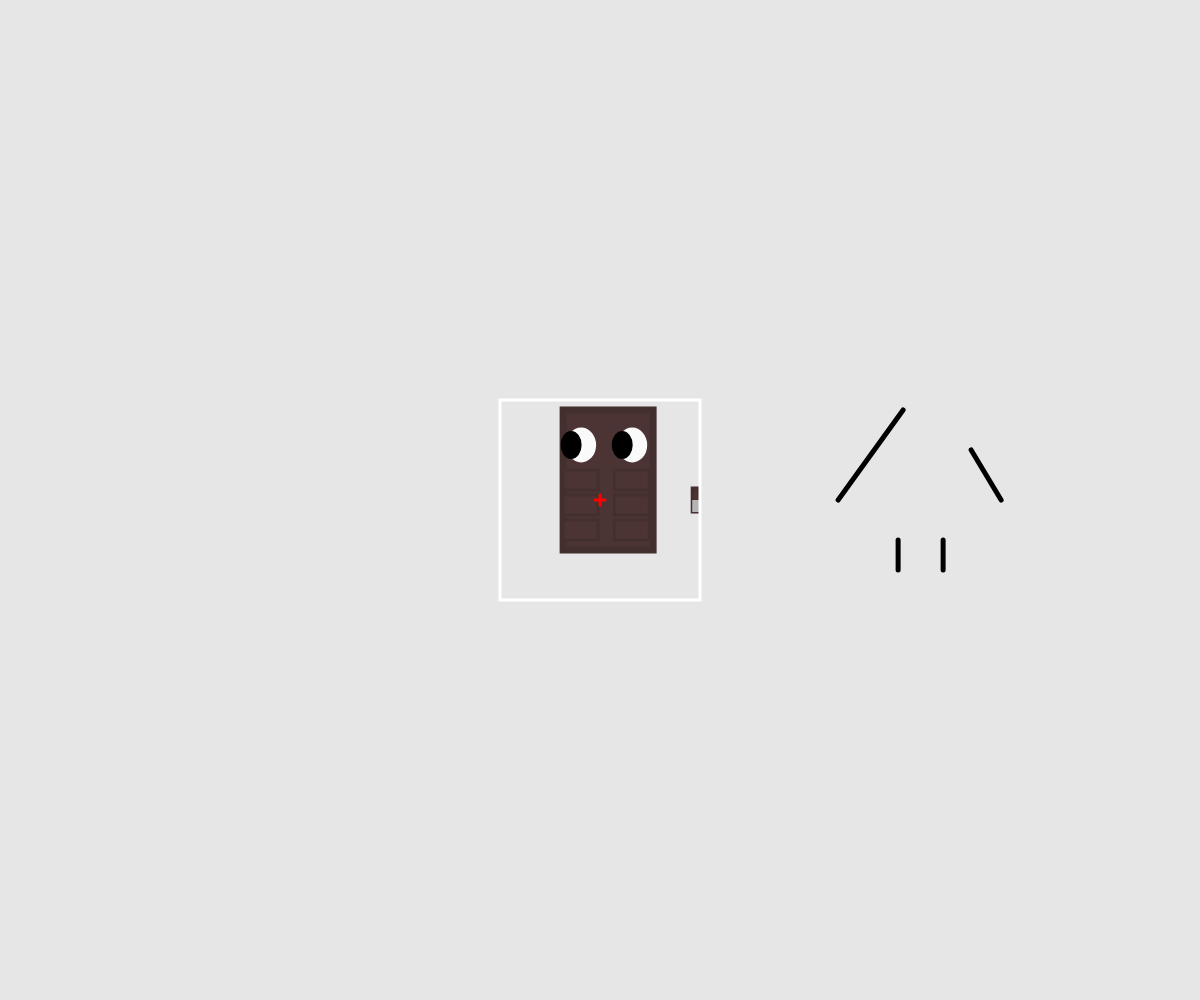
Frame 1 (no input)
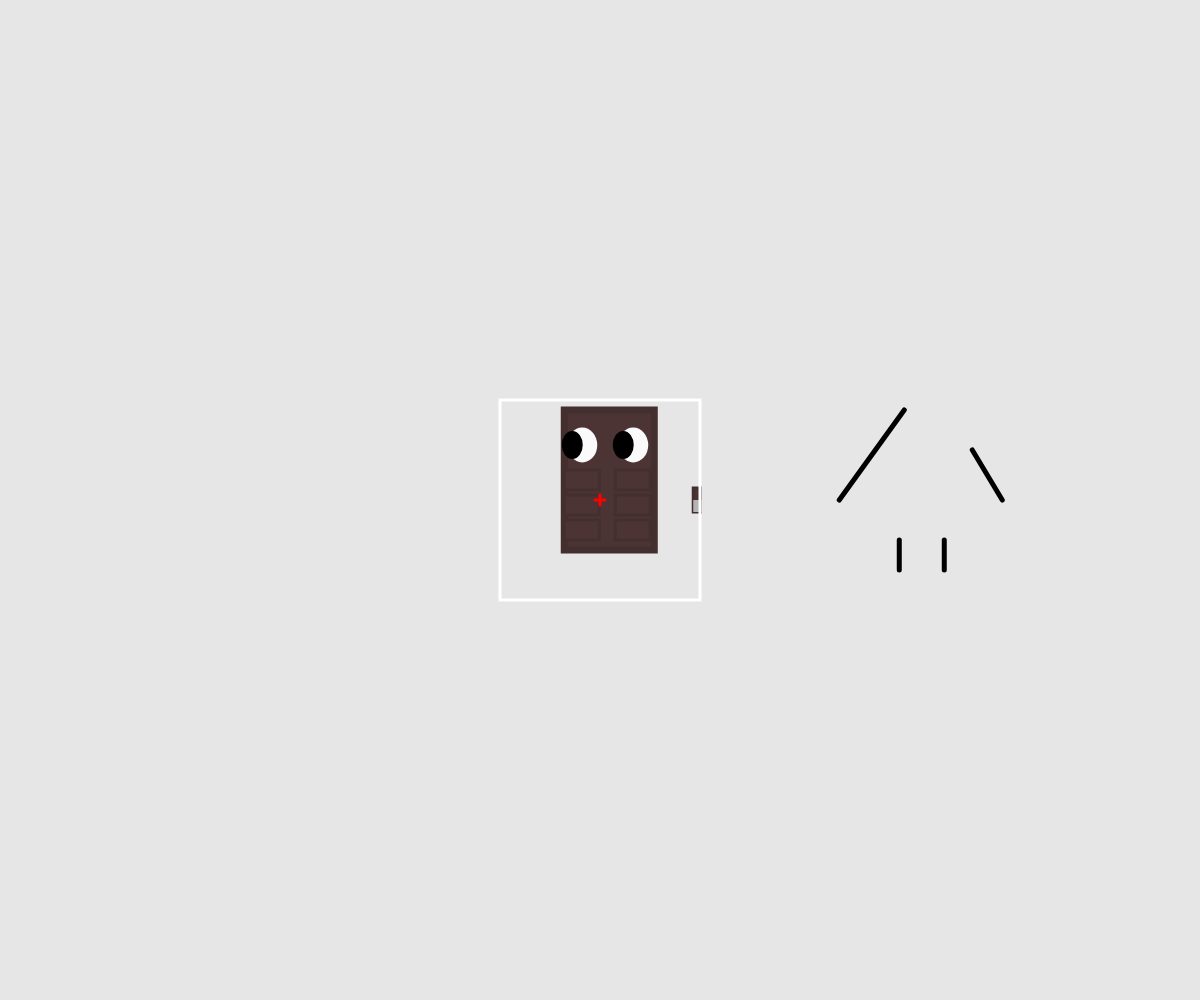
Frame 60 (no input)
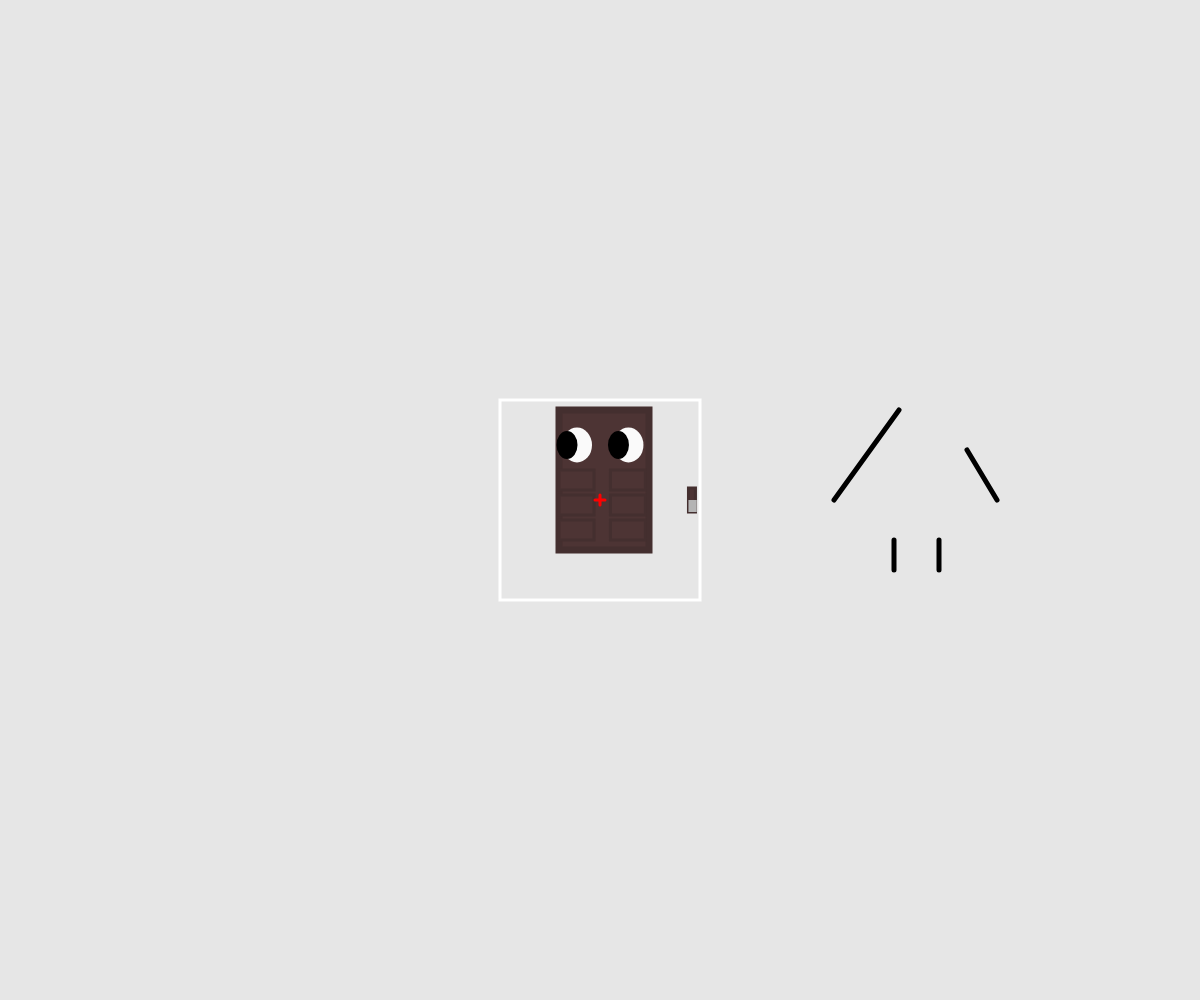
Frame 120 (the mouse pressed at the canvas centre since frame 60)

The p5.js sketch that drew these frames (run headless with seeded random() and noise() and a simulated clock; from frame 60 on, the mouse is pressed at the canvas centre):

// p5.js sketch
// ── sketch.js
/*
  Check our the GOAL and the RULES of this exercise at the bottom of this file.
  
  After that, follow these steps before you start coding:

  1. rename the dancer class to reflect your name (line 32).
  2. adjust line 19 to reflect your dancer's name, too.
  3. run the code and see if a square (your dancer) appears on the canvas.
  4. start coding your dancer inside the class that has been prepared for you.
  5. have fun.
  
*/
let dancer;
let colors = ["#442F2F", "#4D3434", "#663333"];



function setup() {
  // no adjustments in the setup function needed...
  createCanvas(windowWidth, windowHeight);
  // ...except to adjust the dancer's name on the next line:
  dancer = new Chocolate(width/2, height/2);
}

function draw() {
  // you don't need to make any adjustments inside the draw loop
  background(230);
  //to watch full character, please set the background 255.
  dancer.update();
  dancer.display(); 
  
  
}


// You only code inside this class.
// Start by giving the dancer your name, e.g. LeonDancer.
class Chocolate{
  constructor(startX, startY){
    this.x = startX;
    this.y = startY;
    // add properties for your dancer here:

  }  
  update(){
    // update properties here to achieve
    // your dancer's desired moves and behaviour

    
  }
  display(){
     let freq = frameCount * 0.05;
    let R = map(sin(freq), -5, 5, -100, 25);
    let L = map(sin(freq), 1, -10, 25, -100);
    let x = width / 2 + R;
  let y = height / 2;

    // the push and pop, along with the translate 
    // places your whole dancer object at this.x and this.y.
    // you may change its position on line 19 to see the effect.
    push();
    translate(this.x, this.y);
    
    
    // ******** //
    // ⬇ draw your dancer here ⬇
  strokeWeight(5);
    line(x - 192, -50, x - 162, 0);
    line(x - 260, -90, x - 325, 0);
    line(x - 265, 40, x - 265, 70);
    line(x - 220, 40, x - 220, 70);
    
    fill(colors[1]);
    stroke(colors[0]);
    strokeWeight(7);
    rect(R, -90, 90, 140);
    
    strokeWeight(3);
    
    rect(R, -30, 35, 20);
    rect(L, -30, 35, 20);
    
    rect(R, -5, 35, 20);
    rect(L, -5, 35, 20);
    
    rect(R, 20, 35, 20);
    rect(L, 20, 35, 20);

    //chocolate bar in its right hand
    rect(L + 78, -12, 7, 24);
    
    fill(250);
    noStroke();
    ellipse(R + 18, -55, 30, 35);
    ellipse(L + 18, -55, 30, 35);
    
    fill(0);
    stroke(0);
    ellipse(L + 8, -55, 18, 25);
    ellipse(R + 8, -55, 18, 25);  
    
    //wrap of the chocolate bar
    fill(180);
    noStroke();
    rect(L + 78, 0, 8.3, 12);
    
    
    // ⬆ draw your dancer here ⬆
    
    
    
    
    // ******** //
    // the next function draws a SQUARE and CROSS
    // to indicate the approximate size and the center point
    // of your dancer.
    // it is using "this" because this function, too, 
    // is a part if your Dancer object.
    // comment it out or delete it eventually.
    this.drawReferenceShapes()
   
    
    
    pop();
  }  
    
  drawReferenceShapes(){
    noFill();
    stroke(255, 0, 0);
    line(-5, 0, 5, 0);
    line(0, -5, 0, 5);
    stroke(255);                       
    rect(-100, -100, 200, 200);    
    fill(255);
    stroke(0);
  }
}





/*
GOAL:
The goal is for you to write a class that produces a dancing being/creature/object/thing. In the next class, your dancer along with your peers' dancers will all dance in the same sketch that your instructor will put together. 

RULES:
For this to work you need to follow one rule: 
  - Only put relevant code into your dancer class; your dancer cannot depend on code outside of itself (like global variables or functions defined outside)
  - Your dancer must perform by means of the two essential methods: update and display. Don't add more methods that require to be called from outside (e.g. in the draw loop).
  - Your dancer will always be initialized receiving two arguments: 
    - startX (currently the horizontal center of the canvas)
    - startY (currently the vertical center of the canvas)
  beside these, please don't add more parameters into the constructor function 
  - lastly, to make sure our dancers will harmomize once on the same canvas, please don't make your dancer bigger than 200x200 pixels. 

*/
